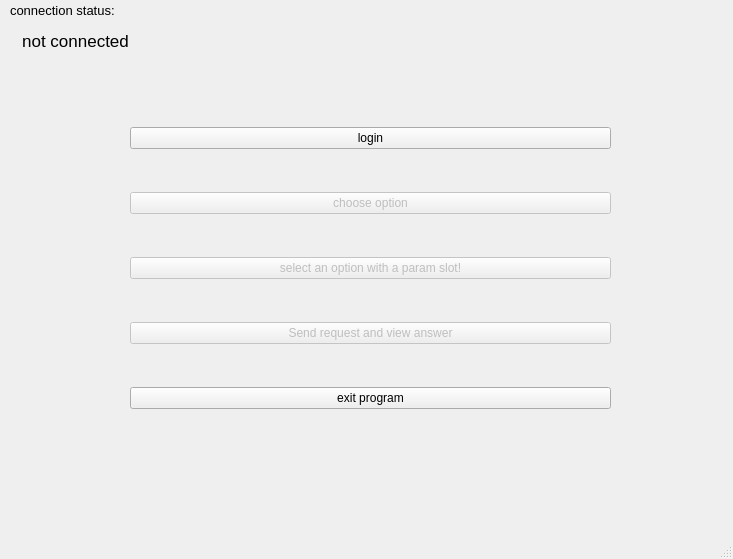
<?xml version="1.0" encoding="UTF-8"?>
<ui version="4.0">
 <class>MainWindow</class>
 <widget class="QMainWindow" name="MainWindow">
  <property name="geometry">
   <rect>
    <x>0</x>
    <y>0</y>
    <width>733</width>
    <height>559</height>
   </rect>
  </property>
  <property name="windowTitle">
   <string>MainWindow</string>
  </property>
  <widget class="QWidget" name="centralwidget">
   <widget class="QLabel" name="label">
    <property name="geometry">
     <rect>
      <x>10</x>
      <y>0</y>
      <width>161</width>
      <height>21</height>
     </rect>
    </property>
    <property name="font">
     <font>
      <pointsize>10</pointsize>
     </font>
    </property>
    <property name="text">
     <string>connection status:</string>
    </property>
   </widget>
   <widget class="QLabel" name="label_2">
    <property name="geometry">
     <rect>
      <x>-10</x>
      <y>20</y>
      <width>171</width>
      <height>41</height>
     </rect>
    </property>
    <property name="font">
     <font>
      <pointsize>13</pointsize>
     </font>
    </property>
    <property name="text">
     <string>not connected</string>
    </property>
    <property name="alignment">
     <set>Qt::AlignCenter</set>
    </property>
   </widget>
   <widget class="QWidget" name="verticalLayoutWidget">
    <property name="geometry">
     <rect>
      <x>130</x>
      <y>90</y>
      <width>481</width>
      <height>361</height>
     </rect>
    </property>
    <layout class="QVBoxLayout" name="verticalLayout">
     <item>
      <widget class="QPushButton" name="pushButton_3">
       <property name="text">
        <string>login</string>
       </property>
      </widget>
     </item>
     <item>
      <widget class="QPushButton" name="pushButton">
       <property name="enabled">
        <bool>false</bool>
       </property>
       <property name="text">
        <string>choose option</string>
       </property>
      </widget>
     </item>
     <item>
      <widget class="QPushButton" name="pushButton_2">
       <property name="enabled">
        <bool>false</bool>
       </property>
       <property name="text">
        <string>select an option with a param slot!</string>
       </property>
      </widget>
     </item>
     <item>
      <widget class="QPushButton" name="pushButton_4">
       <property name="enabled">
        <bool>false</bool>
       </property>
       <property name="text">
        <string>Send request and view answer</string>
       </property>
      </widget>
     </item>
     <item>
      <widget class="QPushButton" name="pushButton_6">
       <property name="text">
        <string>exit program</string>
       </property>
      </widget>
     </item>
    </layout>
   </widget>
  </widget>
  <widget class="QMenuBar" name="menubar">
   <property name="geometry">
    <rect>
     <x>0</x>
     <y>0</y>
     <width>733</width>
     <height>26</height>
    </rect>
   </property>
  </widget>
  <widget class="QStatusBar" name="statusbar"/>
 </widget>
 <resources/>
 <connections/>
</ui>
